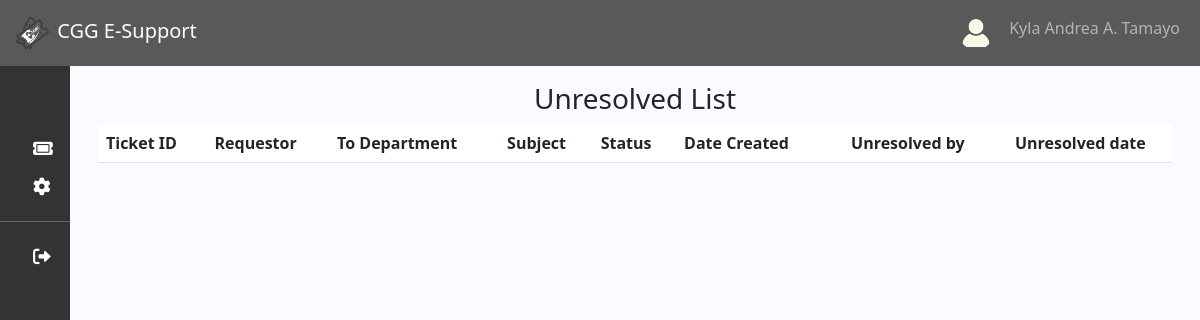
The page /unresolvedtickets.php (signed in) on the database as committed earlier.
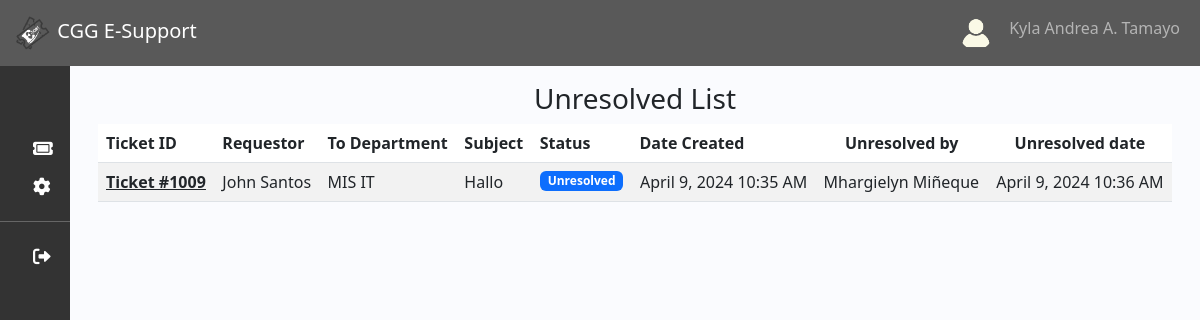
The same page on the database as committed later.
### tables this page shows
CREATE TABLE `ticket` (
  `ticket_id` int(11) NOT NULL,
  `user_id` int(11) NOT NULL,
  `subject` varchar(990) NOT NULL,
  `to_company` varchar(50) NOT NULL,
  `requestor` varchar(50) NOT NULL,
  `concern` text NOT NULL,
  `status` varchar(50) NOT NULL DEFAULT 'Pending',
  `date_created` timestamp NOT NULL DEFAULT current_timestamp(),
  `to_dept` varchar(250) NOT NULL,
  `email` varchar(50) NOT NULL,
  `to_branch` varchar(550) NOT NULL,
  `reason` varchar(50) NOT NULL,
  `updated_date` timestamp NULL DEFAULT NULL ON UPDATE current_timestamp(),
  `updated_by` varchar(50) NOT NULL
);

CREATE TABLE `user` (
  `user_id` int(11) NOT NULL,
  `lastname` varchar(191) NOT NULL,
  `firstname` varchar(191) NOT NULL,
  `middleinitial` varchar(191) NOT NULL,
  `suffix` varchar(50) NOT NULL,
  `company` varchar(191) NOT NULL,
  `branch` varchar(191) NOT NULL,
  `department` varchar(191) NOT NULL,
  `email` varchar(191) NOT NULL,
  `contact` varchar(191) NOT NULL,
  `username` varchar(191) NOT NULL,
  `password` varchar(191) NOT NULL,
  `verification_status` tinyint(50) NOT NULL,
  `role` tinyint(2) NOT NULL,
  `created_at` timestamp NOT NULL DEFAULT current_timestamp(),
  `image` varchar(250) DEFAULT NULL
);

### function/myfunction.php (called while the page is built, shortened)
<?php
include('mysql_connect.php');
function getUnresolvedStatus()
{
    global $con;
    $query = "SELECT * FROM `ticket` WHERE `status` = 'Unresolved' ORDER BY `ticket_id` DESC, `date_created` ASC";
    return $query_run = mysqli_query($con, $query);
}
?>

### unresolvedtickets.php (the view, shortened to what this page needs)
<?php include('function/myfunction.php');
include 'sidebar_navbar.php';
?>
<!DOCTYPE html>
<html lang="en">
<head>
    <link href="https://cdn.jsdelivr.net/npm/bootstrap@5.3.0-alpha3/dist/css/bootstrap.min.css" rel="stylesheet">
    <link rel="stylesheet" href="https://cdnjs.cloudflare.com/ajax/libs/font-awesome/6.0.0-beta3/css/all.min.css">
    <link href="https://cdn.lineicons.com/4.0/lineicons.css" rel="stylesheet" />
    <link rel="stylesheet" href="css/sidebar_navbar.css">
    <link rel="stylesheet" href="https://cdnjs.cloudflare.com/ajax/libs/twitter-bootstrap/5.3.0/css/bootstrap.min.css">
    <link rel="stylesheet" href="https://cdn.datatables.net/1.13.7/css/dataTables.bootstrap5.min.css">
</head>
<body>
    <div class="main p-3">
        <div class="container-fluid">
            <h3>
                <center>Unresolved List</center>
            </h3>
            <table id="example" class="table table-striped" style="width:100%">
                <thead>
                    <tr>
                        <th scope="text-center">Ticket ID</th>
                        <th scope="text-center">Requestor</th>
                        <th scope="text-center">To Department</th>
                        <th scope="text-center">Subject</th>
                        <th scope="text-center">Status</th>
                        <th scope="text-center">Date Created</th>
                        <th class="text-center">Unresolved by</th>
                        <th class="text-center">Unresolved date</th>
                    </tr>
                </thead>
                <tbody>
                    <?php
                    $ticket = getUnresolvedStatus();
                    if (mysqli_num_rows($ticket) > 0) {
                        foreach ($ticket as $item) {
                            $status = $item['status'];
                            $unresolved_by = "SELECT t.*, u.firstname, u.lastname
                                FROM ticket t
                                INNER JOIN user u ON t.updated_by = u.user_id
                                WHERE t.ticket_id = " . $item['ticket_id'];
                            $unresolved_result = mysqli_query($con, $unresolved_by);
                            $unresolved_row = mysqli_fetch_assoc($unresolved_result);
                    ?>
                            <tr>
                                <td><u><a href="ticket_info.php?ticket_id=<?= $item['ticket_id']; ?>" class="text-body fw-bold">Ticket #<?= $item['ticket_id']; ?></a></u></td>
                                <td><?= $item['requestor']; ?></td>
                                <td><?= $item['to_dept']; ?></td>
                                <td class="text-justify"><?= $item['subject']; ?></td>
                                <td class="text-center">
                                    <span class="badge text-bg-primary"><?= $status; ?></span>
                                </td>
                                <td class="text-center"><?= date('F j, Y h:i A', strtotime($item['date_created'])); ?></td>
                                <td><?= (!empty($unresolved_row['firstname']) && !empty($unresolved_row['lastname'])) ? $unresolved_row['firstname'] . ' ' . $unresolved_row['lastname'] : ''; ?></td>
                                <td class="text-center"><?php if (!empty($item['updated_date'])) {
                                                            echo date('F j, Y h:i A', strtotime($item['updated_date']));
                                                        } ?></td>
                            </tr>
                    <?php
                        }
                    }
                    ?>
                </tbody>
            </table>
        </div>
    </div>
</body>
</html>

Rows that differ between the two databases and show on the page:
added ticket: ticket_id "1009", requestor "John Santos", to_dept "MIS IT", subject "Hallo", status "Unresolved", date_created "April 9, 2024 10:35 AM", user.firstname "Mhargielyn", user.lastname "Miñeque", updated_date "April 9, 2024 10:36 AM"
